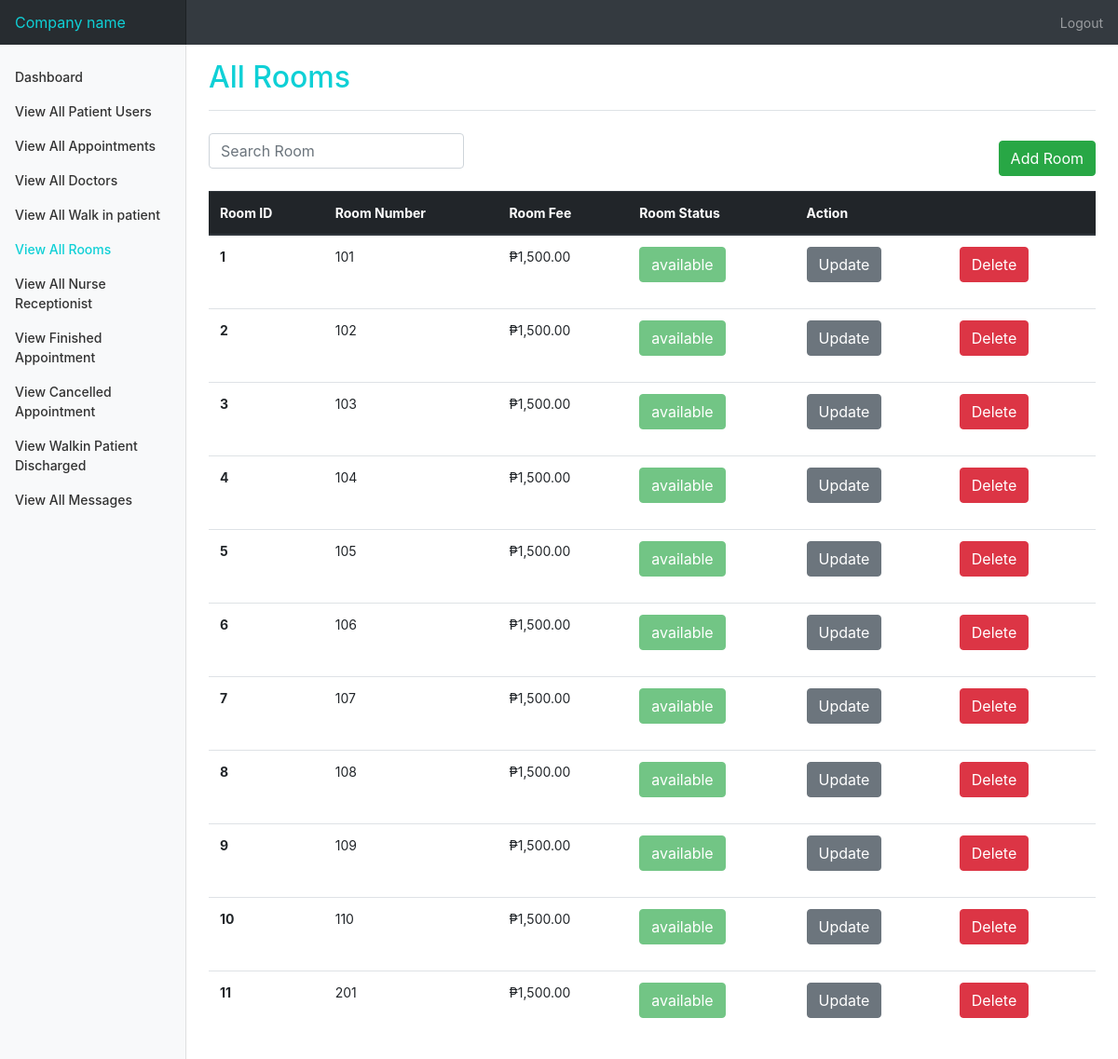
/admin/room.php (signed in), run on the app's committed database.
### tables this page shows
CREATE TABLE rooms(
`room_id` int(11) NOT NULL AUTO_INCREMENT,
`room_number` int(11) NOT NULL,
`room_fee` int(11) NOT NULL,
`room_status` varchar(100) NOT NULL DEFAULT 'available',
PRIMARY KEY(`room_id`)
);

### admin/room.php (the view, shortened to what this page needs)
<?php
require_once '../connect.php';
?>
<!doctype html>
<html lang="en">
<head>
    <link rel="stylesheet" href="https://maxcdn.bootstrapcdn.com/bootstrap/4.0.0/css/bootstrap.min.css">
    <link rel="stylesheet" href="../css/admin.css" />
</head>
<body>
    <nav class="navbar navbar-dark sticky-top bg-dark flex-md-nowrap p-0 shadow">
        <a class="navbar-brand col-md-3 col-lg-2 mr-0 px-3" href="dashboard.php" id="primaryColor">Company name</a>
        <ul class="navbar-nav px-3">
            <li class="nav-item text-nowrap">
                <a class="nav-link" href="logout.php">Logout</a>
            </li>
        </ul>
    </nav>
    <div class="container-fluid">
        <div class="row">
            <nav id="sidebarMenu" class="col-md-3 col-lg-2 d-md-block bg-light sidebar collapse">
                <div class="sidebar-sticky pt-3">
                    <ul class="nav flex-column">
                        <li class="nav-item">
                            <a class="nav-link " href="dashboard.php">
                                Dashboard <span class="sr-only">(current)</span>
                            </a>
                        </li>
                        <li class="nav-item">
                            <a class="nav-link " href="patientUser.php">
                                View All Patient Users
                            </a>
                        </li>
                        <li class="nav-item">
                            <a class="nav-link " href="patient.php">
                                View All Appointments
                            </a>
                        </li>
                        <li class="nav-item">
                            <a class="nav-link" href="doctor.php">
                                View All Doctors
                            </a>
                        </li>
                        <li class="nav-item">
                            <a class="nav-link" href="walkInPatient.php">
                                View All Walk in patient
                            </a>
                        </li>
                        <li class="nav-item">
                            <a class="nav-link" href="room.php" id="primaryColor">
                                View All Rooms
                            </a>
                        </li>
                        <li class="nav-item">
                            <a class="nav-link" href="nurse.php">
                                View All Nurse Receptionist
                            </a>
                        </li>
                        <li class="nav-item">
                            <a class="nav-link" href="doneAppointment.php">
                                View Finished Appointment
                            </a>
                        </li>
                        <li class="nav-item">
                            <a class="nav-link" href="cancelledAppointment.php">
                                View Cancelled Appointment
                            </a>
                        </li>
                        <li class="nav-item">
                            <a class="nav-link" href="walkInDischarged.php">
                                View Walkin Patient Discharged
                            </a>
                        </li>
                        <li class="nav-item">
                            <a class="nav-link" href="messages.php">
                                View All Messages
                            </a>
                        </li>
                    </ul>
                </div>
            </nav>
            <main role="main" class="col-md-9 ml-sm-auto col-lg-10 px-md-4">
                <div class="d-flex justify-content-between flex-wrap flex-md-nowrap align-items-center pt-3 pb-2 mb-3 border-bottom">
                    <h1 class="h2" id="primaryColor">All Rooms</h1>
                </div>
                <div class="d-flex justify-content-between mb-3">
                    <form class="form-inline">
                        <input class="form-control" type="search" id="search" placeholder="Search Room" aria-label="Search">
                    </form>
                    <div>
                        <a href="addRoom.php" class="btn btn-success mt-3 ">Add Room</a>
                    </div>
                </div>
                <table class="table table-hover " id="table-data">
                    <thead class="thead-dark">
                        <tr>
                            <th scope="col">Room ID</th>
                            <th scope="col">Room Number</th>
                            <th scope="col">Room Fee</th>
                            <th scope="col">Room Status</th>
                            <th scope="col">Action</th>
                        </tr>
                    </thead>
                    <tbody>
                        <?php
                        $sql = "SELECT * FROM rooms";
                        $stmt = $con->prepare($sql);
                        $stmt->execute();
                        while ($rooms = $stmt->fetch(PDO::FETCH_ASSOC)) :
                        ?>
                            <tr>
                                <th scope="row"><?= $rooms['room_id'] ?></th>
                                <td><?= $rooms['room_number'] ?></td>
                                <td>₱<?= number_format($rooms['room_fee'], 2) ?></td>
                                <td>
                                    <?php
                                    if ($rooms['room_status'] == "available") {
                                    ?>
                                        <p class="btn btn-success disabled"><?= $rooms['room_status'] ?></p>
                                    <?php
                                    } else {
                                    ?>
                                        <p class="btn btn-danger disabled"><?= $rooms['room_status'] ?></p>
                                    <?php
                                    }
                                    ?>
                                </td>
                                <td>
                                    <div class="row">
                                        <div class="col">
                                            <form action="updateRoom.php" method="post">
                                                <input type="submit" value="Update" class="btn btn-secondary" name="updateRoomBtn">
                                            </form>
                                        </div>
                                        <div class="col">
                                            <form action="room.php" method="post">
                                                <input type="submit" value="Delete" class="btn btn-danger" name="deleteRoomBtn" onclick="return confirm('Are you sure to delete?');">
                                            </form>
                                        </div>
                                    </div>
                                </td>
                            </tr>
                        <?php endwhile; ?>
                    </tbody>
                </table>
        </div>
    </div>
</body>
</html>

### css/admin.css (style rules this page uses)
body { font-size: 0.875rem; }
.sidebar { position: fixed; top: 0; bottom: 0; left: 0; z-index: 100; padding: 48px 0 0; box-shadow: inset -1px 0 0 rgba(0, 0, 0, 0.1); }
.sidebar-sticky { position: relative; top: 0; height: calc(100vh - 48px); padding-top: 0.5rem; overflow-x: hidden; overflow-y: auto; }
.sidebar .nav-link { font-weight: 500; color: #333; }
.navbar-brand { padding-top: 0.75rem; padding-bottom: 0.75rem; font-size: 1rem; background-color: rgba(0, 0, 0, 0.25); box-shadow: inset -1px 0 0 rgba(0, 0, 0, 0.25); }
#primaryColor { color: rgb(15, 208, 214); }

### data on the page
rooms: room_id "1", room_number "101", room_fee "1,500.00", room_status "available"
rooms: room_id "2", room_number "102", room_fee "1,500.00", room_status "available"
rooms: room_id "3", room_number "103", room_fee "1,500.00", room_status "available"
rooms: room_id "4", room_number "104", room_fee "1,500.00", room_status "available"
rooms: room_id "5", room_number "105", room_fee "1,500.00", room_status "available"
rooms: room_id "6", room_number "106", room_fee "1,500.00", room_status "available"
rooms: room_id "7", room_number "107", room_fee "1,500.00", room_status "available"
rooms: room_id "8", room_number "108", room_fee "1,500.00", room_status "available"
rooms: room_id "9", room_number "109", room_fee "1,500.00", room_status "available"
rooms: room_id "10", room_number "110", room_fee "1,500.00", room_status "available"
rooms: room_id "11", room_number "201", room_fee "1,500.00", room_status "available"
